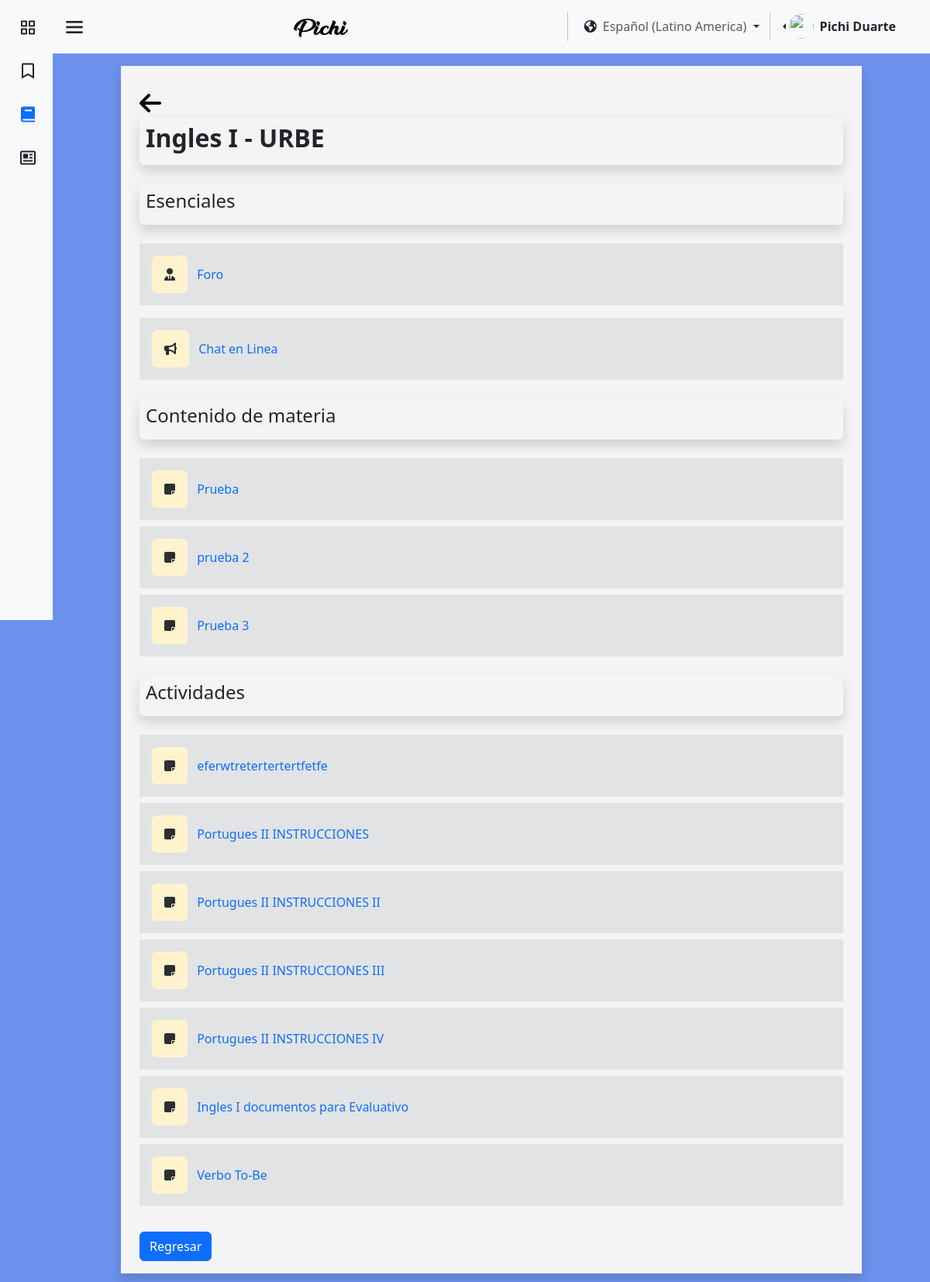
The page /pages/es/verCurso.php?id_cur=Cur_URBE_01 (signed in) on the database as committed earlier.
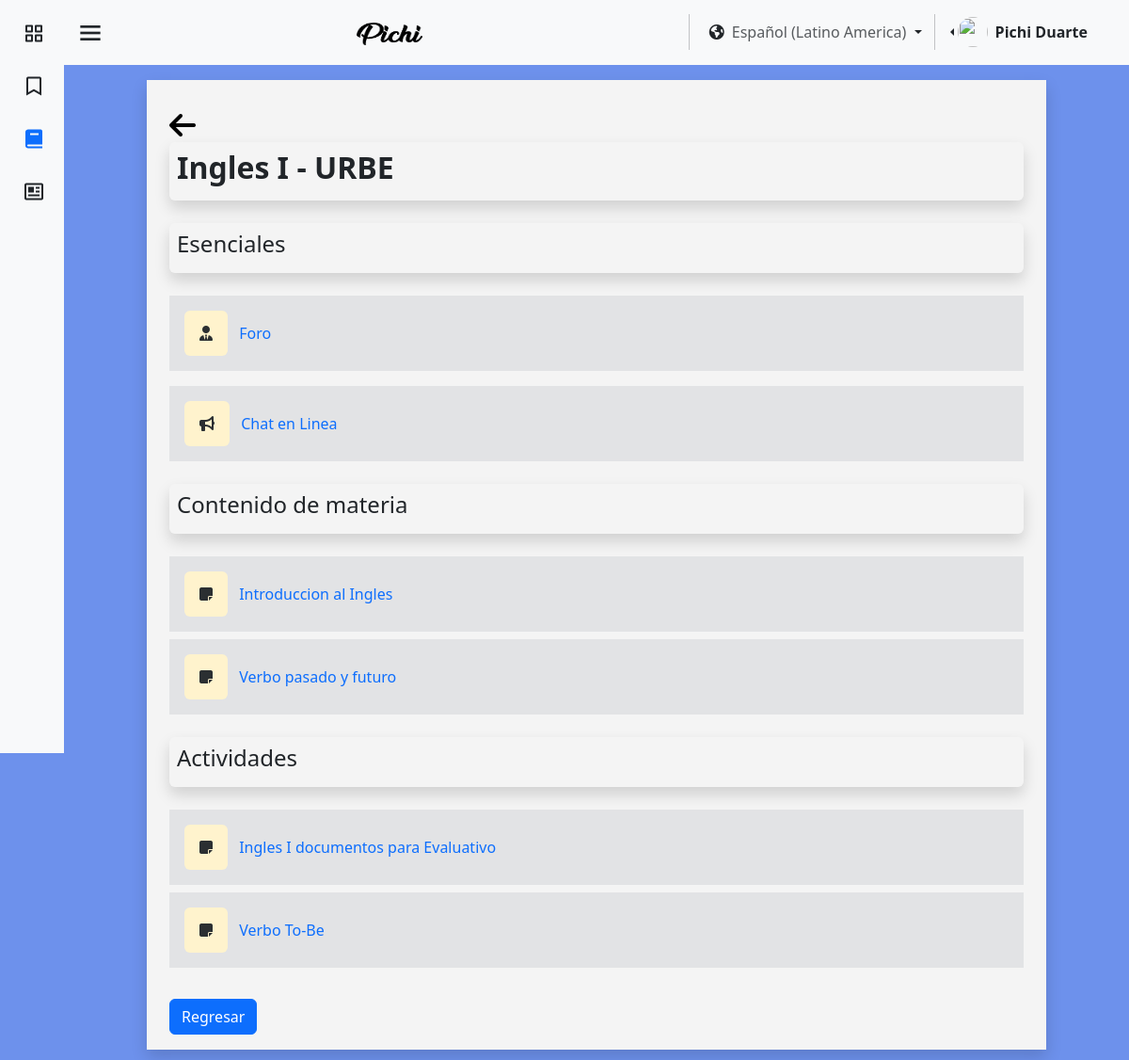
The same page on the database as committed later.
### tables this page shows
CREATE TABLE `recursos` (
  `id_recursos` int(11) NOT NULL,
  `nombre_recurso` varchar(45) NOT NULL,
  `tipo_recurso` varchar(45) DEFAULT NULL,
  `ubicacion_recurso` varchar(45) DEFAULT NULL,
  `descripcion_recurso` text NOT NULL,
  `tipo_archivo` varchar(45) DEFAULT NULL,
  `archivo` varchar(255) DEFAULT NULL,
  `archivoAdicional` varchar(255) DEFAULT NULL,
  `id_cur` varchar(100) NOT NULL
);

CREATE TABLE `actividades` (
  `idActividades` int(11) NOT NULL,
  `Titulo` varchar(45) NOT NULL,
  `ContenidoAcitividad` text NOT NULL,
  `archivosPrincipal` varchar(255) NOT NULL,
  `fechaInicio` timestamp(6) NOT NULL DEFAULT current_timestamp(6) ON UPDATE current_timestamp(6),
  `fechaCulminacion` timestamp(6) NULL DEFAULT NULL,
  `fechaNotificacion` timestamp(6) NULL DEFAULT NULL,
  `pesoArchivo` float NOT NULL,
  `notaMaxima` float NOT NULL,
  `notaMinima` float NOT NULL,
  `visible` tinyint(1) NOT NULL,
  `activarPorcentaje` tinyint(1) NOT NULL,
  `Porcentaje` int(3) DEFAULT NULL,
  `archivosAdicional` varchar(255) DEFAULT NULL,
  `idCurso_id_cur` varchar(100) NOT NULL
);

### pages/es/verCurso.php (the view, shortened to what the changed rows need)
<?php
require "../../assests/php/LoginBD.php";
if (isset($_SESSION['id_user'])) {
    $usuarios1 = $_SESSION['id_user'];
    $conexion1 = mysqli_query($mysqli, "SELECT Empresa_id_empresa, rol, nombre_user, apellido_user FROM usuario WHERE id_user = '$usuarios1'");
    if (mysqli_num_rows($conexion1) > 0) {
        $datos = mysqli_fetch_assoc($conexion1);
        $rol = $datos['rol'];
    }
}
if (isset($_GET['id_cur'])) {
    $id_curso_seleccionado = $_GET['id_cur'];
    $consultaCurso = mysqli_query($mysqli, "SELECT cursos.nombre_cur, empresa.nombre_empresa
                                    FROM cursos
                                    LEFT JOIN empresa ON empresa.id_empresa = cursos.Empresa_id_empresa
                                    WHERE id_cur = '$id_curso_seleccionado'");
    if (mysqli_num_rows($consultaCurso) > 0) {
        $datos3 = mysqli_fetch_assoc($consultaCurso);
        $curso = $datos3['nombre_cur'];
        $empresa = $datos3['nombre_empresa'];
    }
    $consultaRecursos = mysqli_query($mysqli, "SELECT * FROM recursos WHERE id_cur = '$id_curso_seleccionado'");
    if (mysqli_num_rows($consultaRecursos) > 0) {
        while ($datosRecursos = mysqli_fetch_assoc($consultaRecursos)) {
            $Recursos[] = $datosRecursos;
        }
    }
    $consultaActividades = mysqli_query($mysqli, "SELECT * FROM actividades WHERE idCurso_id_cur = '$id_curso_seleccionado'");
    if (mysqli_num_rows($consultaActividades) > 0) {
        while ($datosActividad = mysqli_fetch_assoc($consultaActividades)) {
            $Actividades[] = $datosActividad;
        }
    }
}
?>
<!DOCTYPE html>
<html lang="en">
<head>
    <link href="https://cdn.jsdelivr.net/npm/bootstrap@5.3.3/dist/css/bootstrap.min.css" rel="stylesheet"
 />
    <link href="https://unpkg.com/boxicons@2.1.4/css/boxicons.min.css" rel="stylesheet" />
    <link rel="stylesheet" href="https://cdnjs.cloudflare.com/ajax/libs/font-awesome/6.5.1/css/all.min.css"
 />
    <link rel="stylesheet" href="../../assests/css/colorPallete.css" />
    <link rel="stylesheet" href="../../assests/css/viewUser.css" />
    <link rel="stylesheet" href="../../assests/css/sidebar.css" />
</head>
<body class="bg-pastel" id="body-pd">
    <section class="Cursos">
        <div class="container-fluid mb-4 bg-blanco mt-3 shadow">
            <div class="container pt-4 pb-3">
                <div class="p-2 mb-2 rounded shadow ">
                    <h2><strong><?php echo $curso; ?> - <?php echo $empresa; ?></strong></h2>
                </div>
                <?php
                if (mysqli_num_rows($consultaRecursos) > 0) {
                    foreach ($Recursos as $recurso): ?>
                        <div class="item-recurso d-flex container mb-2 bg-secondary-subtle text-secondary-emphasis p-3">
                            <div class="">
                                <div class="">
                                    <i class="fa-solid fa-note-sticky me-2 p-3 rounded bg-warning-subtle" witdh="35"
                                        height="35"></i>
                                    <span><a
                                            href="verRecurso.php?id_rec=<?php echo $recurso['id_recursos']; ?>&id_cur=<?php echo $id_curso_seleccionado; ?>"><?php echo $recurso['nombre_recurso']; ?></a></span>
                                </div>
                            </div>
                        </div>
                    <?php endforeach;
                } ?>
                <?php
                if (mysqli_num_rows($consultaActividades) > 0) {
                    foreach ($Actividades as $actividad):
                        if ($actividad['visible'] == "0" && $rol == "0") { ?>
                            <div class="item-recurso d-flex container mb-2 bg-secondary-subtle text-secondary-emphasis p-3"
                                style="padding: 10px;">
                                <div>
                                    <div>
                                        <i class="fa-solid fa-note-sticky me-2 p-3 rounded bg-warning-subtle" witdh="35"
                                            height="35"></i>
                                        <span><a
                                                href="verActividad.php?id_act=<?php echo $actividad['idActividades']; ?>&id_cur=<?php echo $id_curso_seleccionado; ?>"><?php echo $actividad['Titulo'] ?></a></span>
                                    </div>
                                </div>
                            </div>
                        <?php } else if ($rol != 0) { ?>
                                <div class="item-recurso d-flex container mb-2 bg-secondary-subtle text-secondary-emphasis p-3"
                                    style="padding: 10px;">
                                    <div>
                                        <div>
                                            <i class="fa-solid fa-note-sticky me-2 p-3 rounded bg-warning-subtle" witdh="35"
                                                height="35"></i>
                                            <span><a
                                                    href="verActividad.php?id_act=<?php echo $actividad['idActividades']; ?>&id_cur=<?php echo $id_curso_seleccionado; ?>"><?php echo $actividad['Titulo'] ?></a></span>
                                        </div>
                                    </div>
                                </div>
                        <?php }
                        ; ?>
                    <?php endforeach;
                } ?>
            </div>
        </div>
    </section>
</body>
</html>

Rows that differ between the two databases and show on the page:
removed recursos: nombre_recurso "Prueba"
removed recursos: nombre_recurso "prueba 2"
removed recursos: nombre_recurso "Prueba 3"
removed actividades: Titulo "eferwtretertertertfetfe"
removed actividades: Titulo "Portugues II INSTRUCCIONES"
removed actividades: Titulo "Portugues II INSTRUCCIONES II"
removed actividades: Titulo "Portugues II INSTRUCCIONES III"
removed actividades: Titulo "Portugues II INSTRUCCIONES IV"
added recursos: nombre_recurso "Introduccion al Ingles"
added recursos: nombre_recurso "Verbo pasado y futuro"
